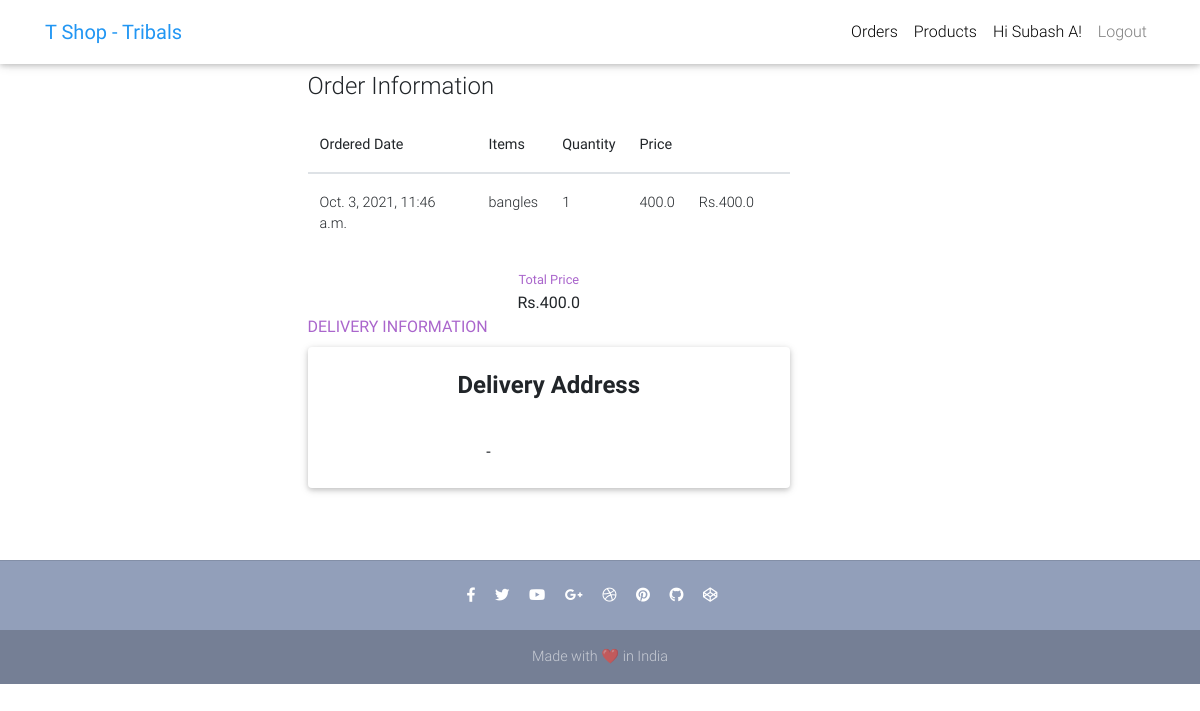
The app's page /tribal-orders/4/ (signed in), older data.
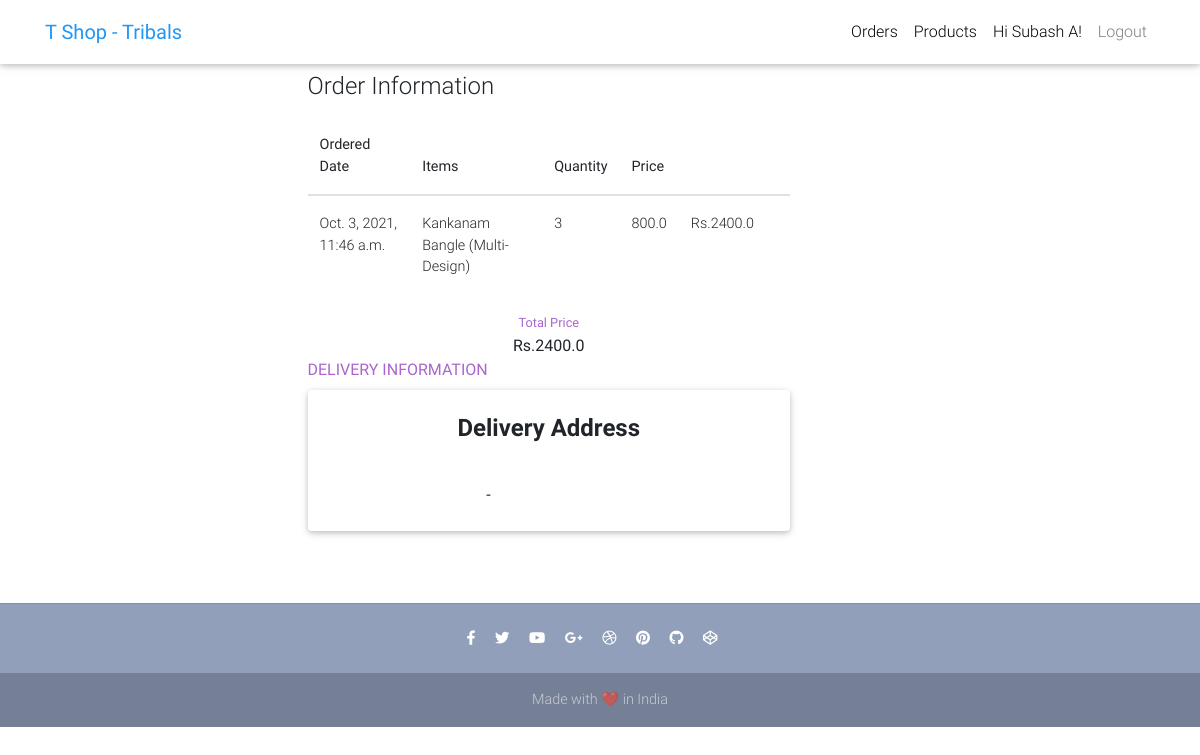
The same page, newer data.
### core/models.py (models this page shows, shortened)
class OrderItem(models.Model) :
    user = models.ForeignKey(settings.AUTH_USER_MODEL,
                             on_delete=models.CASCADE)
    ordered = models.BooleanField(default=False)
    item = models.ForeignKey(Item, on_delete=models.CASCADE)
    quantity = models.IntegerField(default=1)
    def get_discount_item_price(self):
        return self.quantity * self.item.discount_price
    def get_final_price(self):
        if self.item.discount_price:
            return self.get_discount_item_price()
        return self.get_total_item_price()

class Item(models.Model) :
    item_name = models.CharField(max_length=100)
    price = models.FloatField()
    discount_price = models.FloatField(blank=True, null=True)
    category = models.CharField(choices=CATEGORY, max_length=2)
    label = models.CharField(choices=LABEL, max_length=2)
    description = models.TextField()
    photo=models.ImageField(upload_to='job/photos/',blank=True,null=True)
    seller = models.ForeignKey(settings.AUTH_USER_MODEL,
                             on_delete=models.CASCADE,null=True)
    sellercom=models.CharField(max_length=100,blank=True,null=True)
    def __str__(self):
        return self.item_name

class Order(models.Model) :
    user = models.ForeignKey(settings.AUTH_USER_MODEL, on_delete=models.CASCADE)
    items = models.ManyToManyField(OrderItem)
    start_date = models.DateTimeField(auto_now_add=True)
    ordered_date = models.DateTimeField()
    ordered = models.BooleanField(default=False)
    checkout_address = models.ForeignKey(
        'CheckoutAddress', on_delete=models.SET_NULL, blank=True, null=True)
    def get_total_price(self):
        total = 0
        for order_item in self.items.all():
            total += order_item.get_final_price()
        return total

### core/views.py (the view)
# urls.py: path('tribal-orders/<pk>/',views.t_order_val,name='t_order_val'),
@login_required
def t_order_val(request, pk) :
    item = get_object_or_404(Order, pk=pk )
    order=Order.objects.filter(pk=item.pk,items__item__seller=request.user)
    print(order[0].items.all()[0].quantity)
    return render(request, 't_order_page.html',{
        'order':order[0]
    })

### core/templates/t_order_page.html (shortened to what this page needs)
{% extends 't_base.html' %}
{% block content %}
<div class="row">
    <div class="col-lg-3"></div>
    <div class="col-lg-5">
        <h4>Order Information</h4>
        <table class="table">
        <thead>
        <tr>
            <th scope="col">Ordered Date</th>
            <th scope="col">Items</th>
            <th scope="col">Quantity</th>
            <th scope="col">Price</th>
            <th scope="col"></th>
            <th scope="col"></th>
        </tr>
        </thead>
        <tbody>
            <tr>
                <td>{{ order.ordered_date }}</td>
                        <td>{% for items in order.items.all%}
                         <span style="width:100%">{{items.item}}</span> <br>
                        {%endfor%}</td>
                        <td>{% for items in order.items.all%}
                        <span style="width:100%">{{items.quantity}}</span><br>
                        {%endfor%}</td>
                        <td>{% for items in order.items.all%}
                            <span style="width:100%">{{items.item.discount_price}}</span><br>
                            {%endfor%}</td>
                <td>Rs.{{ order.get_total_price }}</td>
            </tr>
        </tbody>
    </table>
        <div class="row">
            <div class="col-lg-3">
            </div>
            <div class="col-lg-6 text-center">
                <small class="text-secondary">Total Price</small><br>
                <span><b>Rs.{{ order.get_total_price }}</b></span>
            </div>
            </div>
            <b class="text-secondary">DELIVERY INFORMATION</b><br>
<div class="card bg-white mt-2 mb-5">
    <div class="card-body p-4">
        <h4 class="mb-3 text-center"><strong>Delivery Address</strong> </h4>
        <div class="row">
            <div class="col-lg-4"></div>
            <div class="col-lg-4">
                <br>
                <span>- {{order.checkout_address.zip}}</span><br>
            </div>
            <div class="col-lg-4"></div>
        </div>
    </div></div>
        </div>
    </div>
{% endblock content %}

Row changes from the older to the newer data that the page shows:
removed OrderItem: item "bangles", quantity "1", item.discount_price "400.0"
computed for Order: get_total_price "400.0" → "2400.0"
now on this page (row unchanged): OrderItem: item "Kankanam Bangle (Multi-Design)", quantity "3", item.discount_price "800.0"
